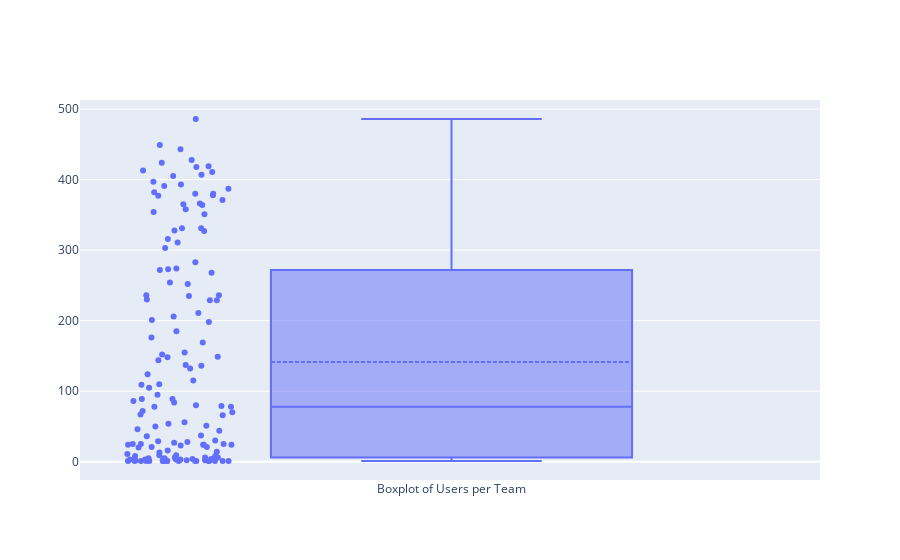

Write notebook code for a chart like this one.
### Code cell
# Distribution of Users per Team
fig = go.Figure()
fig.add_trace(go.Box(y=teamactivity.users, boxmean=True, boxpoints='all', name="Boxplot of Users per Team"))
fig.show()

### Figure 1 — Plotly figure (JSON) as saved in the notebook; plotly's stock layout.template omitted (floating-point values rounded to 4 significant figures; data arrays with more than 128 entries replaced by an {"elided": "..."} marker saying what was removed)
{"data": [{"boxmean": true, "boxpoints": "all", "name": "Boxplot of Users per Team", "type": "box", "y": {"elided": "150 int values"}}], "layout": {"autosize": true, "xaxis": {"autorange": true, "range": [-0.5058, 0.5], "type": "category"}, "yaxis": {"autorange": true, "range": [-25.94, 512.9], "type": "linear"}}}
